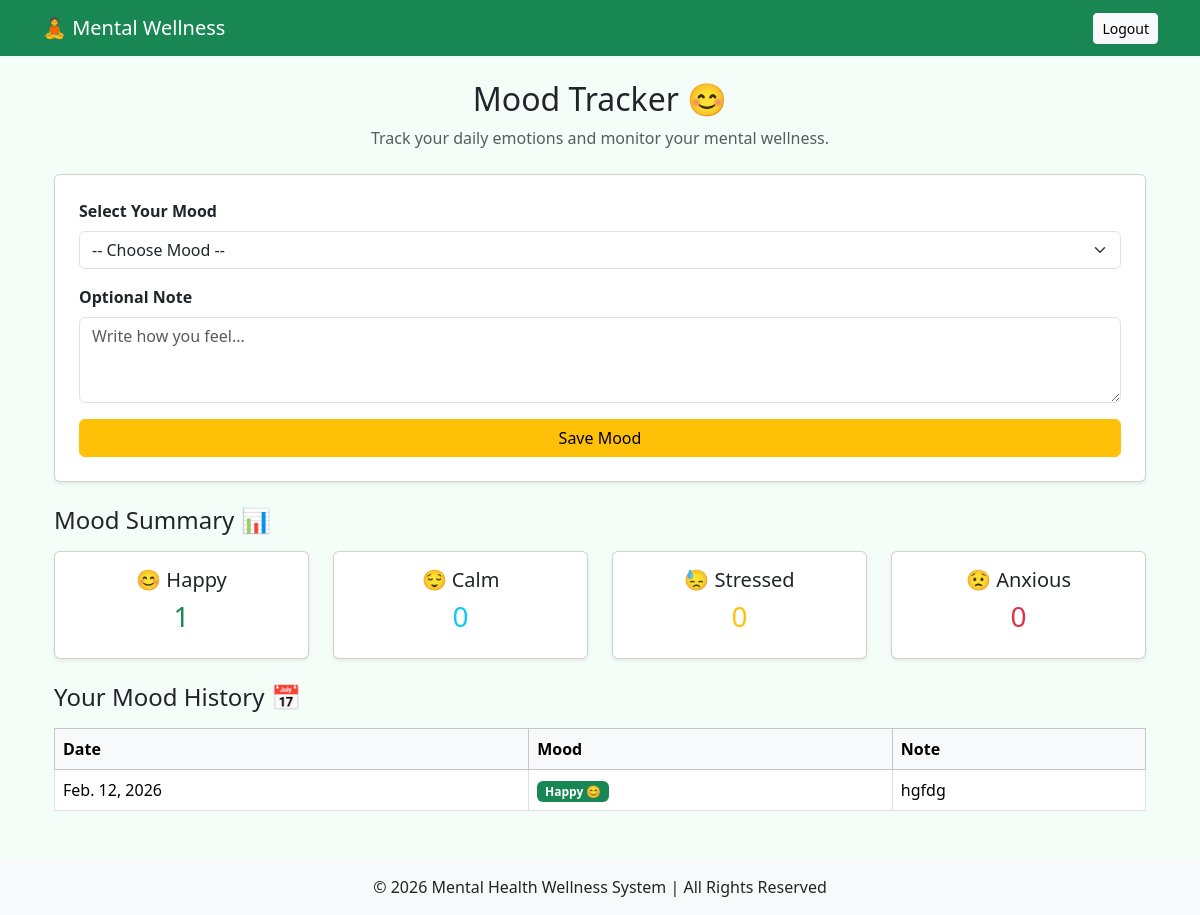
Page /mood/ (signed in) on the committed database.
### testapp/models.py (models this page shows, shortened)
class Mood(models.Model):
    MOOD_CHOICES = [
        ('Happy', 'Happy'),
        ('Calm', 'Calm'),
        ('Stressed', 'Stressed'),
        ('Anxious', 'Anxious'),
    ]
    user = models.ForeignKey(User, on_delete=models.CASCADE)
    mood = models.CharField(max_length=20, choices=MOOD_CHOICES)
    note = models.TextField(blank=True)
    date = models.DateField(auto_now_add=True)

### testapp/views.py (the view, shortened to what this page needs)
# urls.py: path('mood/', views.mood_page, name='mood'),
@login_required
def mood_page(request):
    today = date.today()
    user_moods = Mood.objects.filter(user=request.user).order_by('-date')
    happy_count = Mood.objects.filter(user=request.user, mood="Happy").count()
    calm_count = Mood.objects.filter(user=request.user, mood="Calm").count()
    stressed_count = Mood.objects.filter(user=request.user, mood="Stressed").count()
    anxious_count = Mood.objects.filter(user=request.user, mood="Anxious").count()
    context = {
        'user_moods': user_moods,
        'happy_count': happy_count,
        'calm_count': calm_count,
        'stressed_count': stressed_count,
        'anxious_count': anxious_count,
    }
    return render(request, 'mood.html', context)

### templates/mood.html (shortened to what this page needs)
{% extends 'base.html' %}
{% block content %}
<div class="container">
    <div class="text-center mb-4">
        <h2>Mood Tracker 😊</h2>
        <p class="text-muted">Track your daily emotions and monitor your mental wellness.</p>
    </div>
    <div class="card shadow-sm p-4 mb-4">
        <form method="post">
            <div class="mb-3">
                <label class="form-label"><b>Select Your Mood</b></label>
                <select name="mood" class="form-select" required>
                    <option value="">-- Choose Mood --</option>
                </select>
            </div>
            <div class="mb-3">
                <label class="form-label"><b>Optional Note</b></label>
                <textarea name="note" class="form-control" rows="3"
                          placeholder="Write how you feel..."></textarea>
            </div>
            <button type="submit" class="btn btn-warning w-100">
                Save Mood
            </button>
        </form>
    </div>
    <h4 class="mb-3">Mood Summary 📊</h4>
    <div class="row text-center mb-4">
        <div class="col-md-3">
            <div class="card p-3 shadow-sm">
                <h5>😊 Happy</h5>
                <h3 class="text-success">{{ happy_count }}</h3>
            </div>
        </div>
        <div class="col-md-3">
            <div class="card p-3 shadow-sm">
                <h5>😌 Calm</h5>
                <h3 class="text-info">{{ calm_count }}</h3>
            </div>
        </div>
        <div class="col-md-3">
            <div class="card p-3 shadow-sm">
                <h5>😓 Stressed</h5>
                <h3 class="text-warning">{{ stressed_count }}</h3>
            </div>
        </div>
        <div class="col-md-3">
            <div class="card p-3 shadow-sm">
                <h5>😟 Anxious</h5>
                <h3 class="text-danger">{{ anxious_count }}</h3>
            </div>
        </div>
    </div>
    <h4>Your Mood History 📅</h4>
    <table class="table table-bordered mt-3">
        <thead class="table-light">
            <tr>
                <th>Date</th>
                <th>Mood</th>
                <th>Note</th>
            </tr>
        </thead>
        <tbody>
            {% for mood in user_moods %}
            <tr>
                <td>{{ mood.date }}</td>
                <td>
                    {% if mood.mood == "Happy" %}
                        <span class="badge bg-success">Happy 😊</span>
                    {% elif mood.mood == "Calm" %}
                        <span class="badge bg-info">Calm 😌</span>
                    {% elif mood.mood == "Stressed" %}
                        <span class="badge bg-warning text-dark">Stressed 😓</span>
                    {% else %}
                        <span class="badge bg-danger">Anxious 😟</span>
                    {% endif %}
                </td>
                <td>{{ mood.note }}</td>
            </tr>
            {% empty %}
            <tr>
                <td colspan="3" class="text-center text-muted">
                    No mood records yet.
                </td>
            </tr>
            {% endfor %}
        </tbody>
    </table>
</div>
{% endblock %}

### rows in the picture
Mood: date "Feb. 12, 2026", mood "Happy 😊", note "hgfdg"

### other values in the picture
{{ happy_count }} "1"
{{ calm_count }} "0"
{{ stressed_count }} "0"
{{ anxious_count }} "0"
